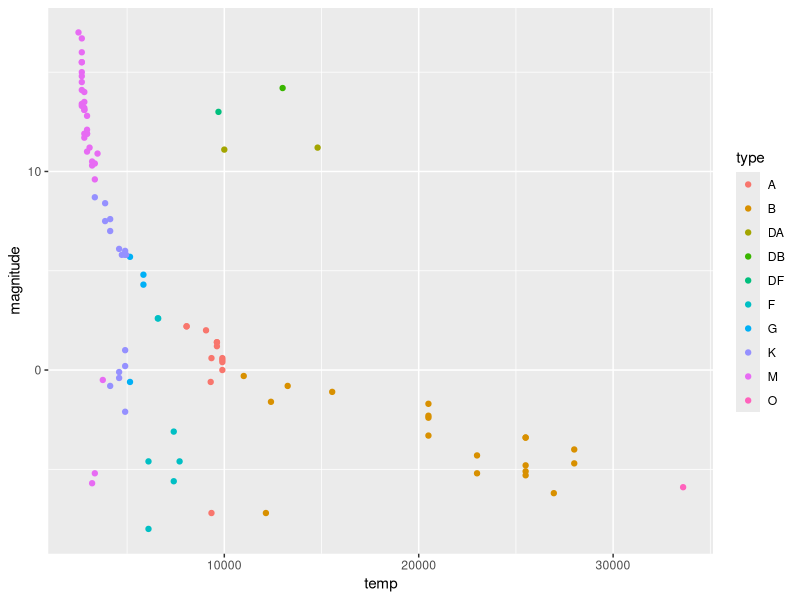
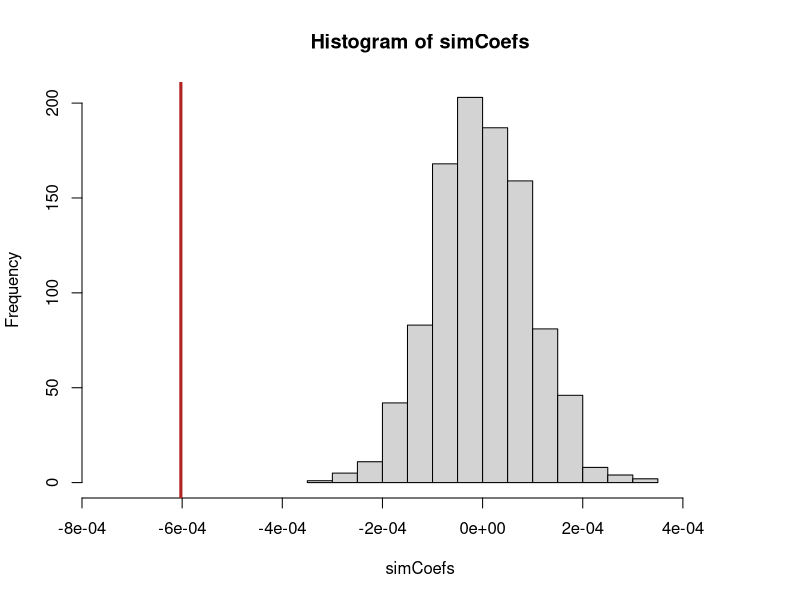
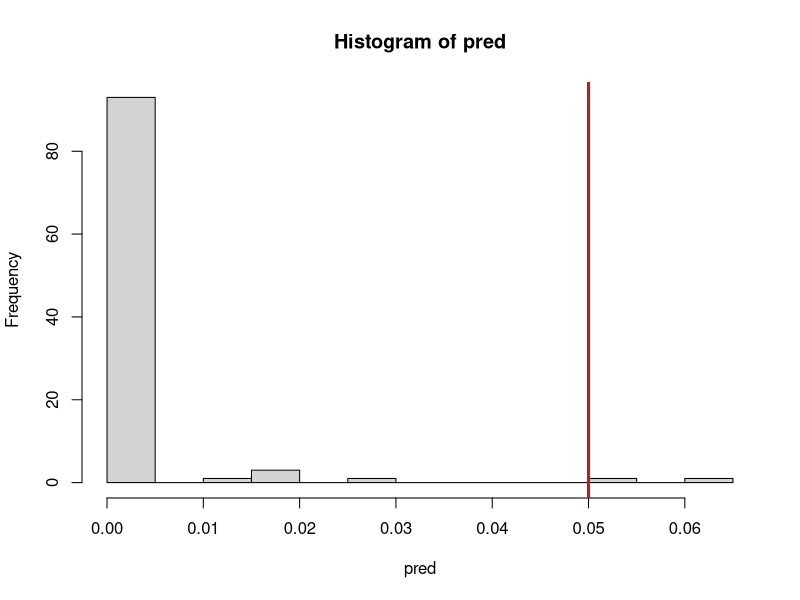
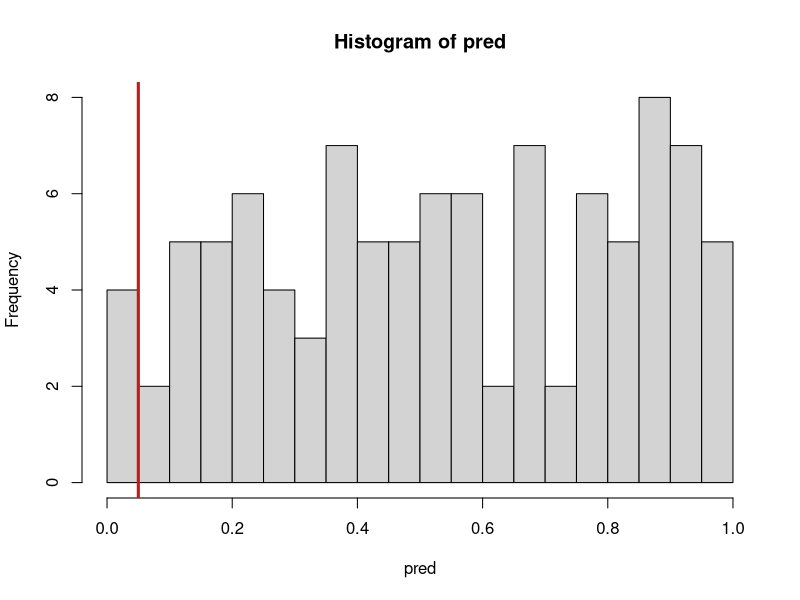

The R source for these figures, in order:
# Data exploration
library(dslabs)
library(tidyverse)
library(car)

# Load dataset
stars <- dslabs::stars

# Research Q: are hotter stars more luminous?
ggplot(stars, aes(x = temp, y = magnitude, colour = type)) +
  geom_point()

# Is the correlation significantly nonzero?
starMod <- lm(magnitude ~ temp, data = stars)
summary(starMod)

# Randomisation test
set.seed(11)
# Initialise list to store simulated coefficients
simCoefs <- list()
# Number of iterations
nRepeat <- 1000

# Loop over simulations to get coefficient estimates
for (i in 1:nRepeat) {
  
  reshuffled <- stars
  
  # Randomise magnitude values
  reshuffled$magnitude <- sample(reshuffled$magnitude,
                                 size = nrow(reshuffled), replace = FALSE)
  
  # Fit model with randomised values
  simMod <- lm(magnitude ~ temp, data = reshuffled)
  
  # Obtain coefficient estimate for simulated model
  simCoefs[i] <- simMod$coefficients["temp"]
  
}

simCoefs <- unlist(simCoefs)

hist(simCoefs, xlim = c(-7.5e-04, 5e-04))
abline(v = starMod$coefficients["temp"], col = "firebrick", lwd = 3)

# Randomisation test p-value
absObsCoef <- abs(starMod$coefficients["temp"])
pVal <- sum(abs(simCoefs) >= absObsCoef) / nRepeat

# Interpretation: our observed coefficient estimate falls way outside the
# /randomly generated distribution of coefficient estimates, given that H0
# /was true, strongly suggesting that we should reject H0. The observed
# /difference is extremely rare if the groups were randomly assigned.


# Simulation scenarios #########################################################

# FUNCTION: sim
sim <- function(sims = 100, data, n = nrow(data), formula, effect) {
  
  # Extract response variable from passed-in formula
  # response <- subset(data, select = as.character(formula[[2]]))
  # Extract predictive variable from passed-in formula
  predictor <- subset(data, select = as.character(formula[[3]]))
  
  # Fit model using original dataset
  mod <- lm(formula, data = data)
  # Extract observed estimates from model
  intercept <- mod$coefficients[1]
  beta1 <- mod$coefficients[2]
  
  # Simulate dataset
  simList <- replicate(sims,
                       data.frame(response = rnorm(n, intercept + (effect * predictor[[1]])),
                                  predictor = rnorm(n, predictor[[1]], sd(predictor[[1]]))),
                       simplify = FALSE)
  
  return(simList)
  
}


# Generate simulated data sets

## Size of simulated data tests ################################################

# FUNCTION: size
size <- function(data) {
  
  pred <- c()
  
  for (i in 1:length(data)) {
    
    mod <- lm(response ~ predictor, data = data[[i]])
    # Extract p-value from each model summary
    pred[i] <- summary(mod)[[4]][[8]]
    
  }
  
  hist(pred, breaks = 20)
  abline(v = 0.05, col = "firebrick", lwd = 3)
  
  size <- length(pred[pred <= 0.05]) / length(pred)
  
  return(size)
  
}

# Simulate data with effects of temperature on magnitude
set.seed(11)
tempEffect <- sim(data = stars,
                  formula = magnitude ~ temp,
                  effect = 8e-5)
size(tempEffect)

# Simulate data with no effect of temperature on magnitude
set.seed(11)
noEffect <- sim(data = stars,
                formula = magnitude ~ temp,
                effect = 0)
size(noEffect)


## Power of simulated data tests ###############################################
